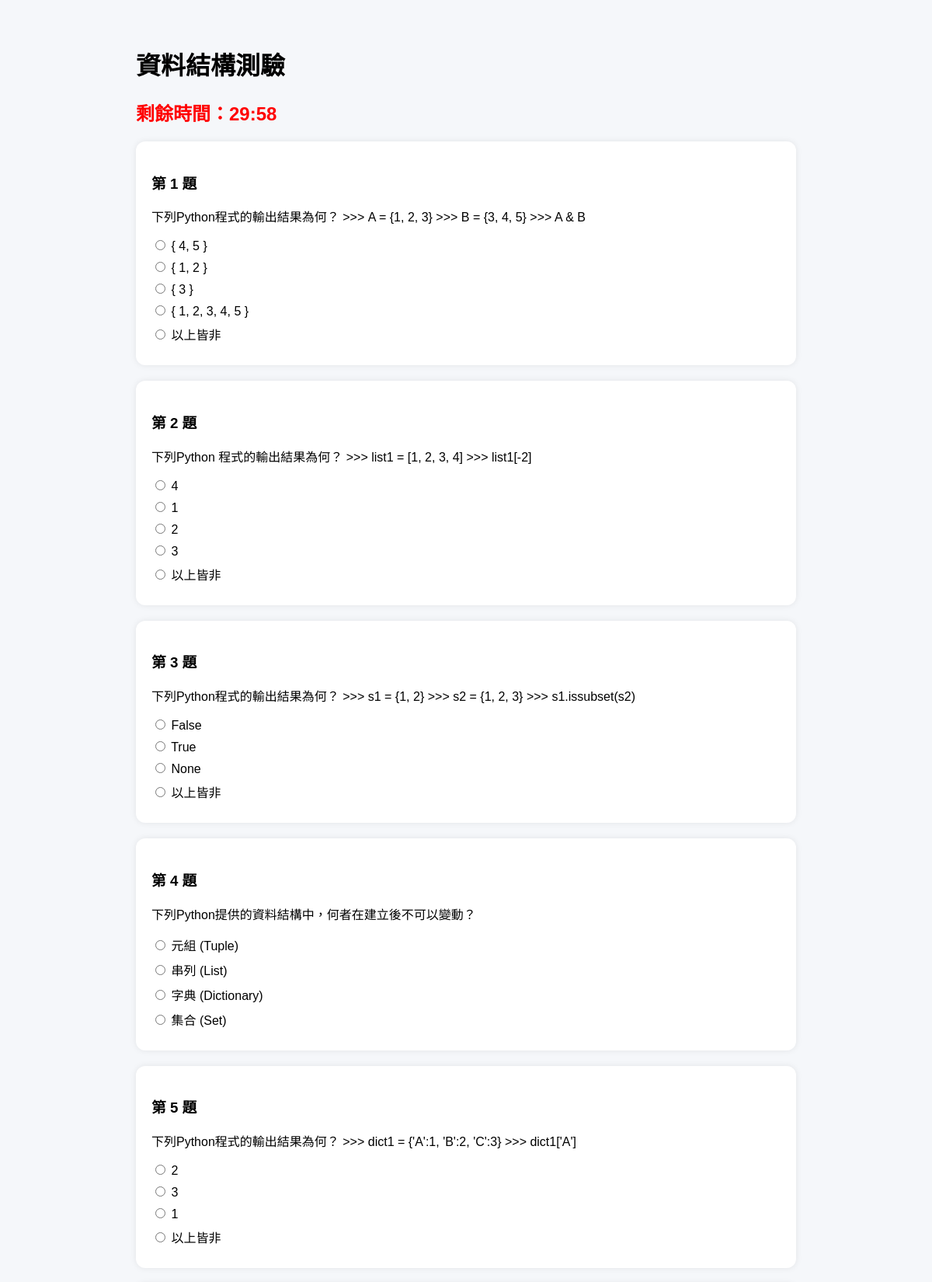
The app's page /quiz/ (upper part) with its own data.
### quiz/models.py (models this page shows, shortened)
class Question(models.Model):
    chapter = models.CharField(max_length=100, verbose_name='章節')
    text = models.TextField(verbose_name='題目內容')
    explanation = models.TextField(blank=True, verbose_name='詳解')

class Choice(models.Model):
    question = models.ForeignKey(
        Question,
        on_delete=models.CASCADE,
        related_name='choices'
    )
    text = models.CharField(max_length=255, verbose_name='選項內容')
    is_correct = models.BooleanField(default=False, verbose_name='是否為正確答案')

### quiz/views.py (the view, shortened to what this page needs)
# urls.py: path('quiz/', views.quiz_view, name='quiz'),
def quiz_view(request):
    if 'current_attempt_id' in request.session:
        del request.session['current_attempt_id']
    questions = list(Question.objects.all().order_by('?')[:20])
    question_data = make_question_data(questions)
    question_ids = ','.join(str(q.id) for q in questions)
    return render(request, 'quiz/quiz.html', {
        'question_data': question_data,
        'question_ids': question_ids,
    })

### quiz/views.py (called while the page is built)
def make_question_data(questions):
    question_data = []
    for question in questions:
        choices = list(question.choices.all())
        none_choices = [c for c in choices if c.text.strip() == '以上皆非']
        normal_choices = [c for c in choices if c.text.strip() != '以上皆非']
        random.shuffle(normal_choices)
        choices = normal_choices + none_choices
        question_data.append({
            'question': question,
            'choices': choices,
        })
    return question_data

### quiz/templates/quiz/quiz.html (shortened to what this page needs)
<!DOCTYPE html>
<html lang="zh-Hant">
<head>
</head>
<body>
<div class="container">
    <h1>資料結構測驗</h1>
    <div style="font-size: 24px; font-weight: bold; color: red; margin-bottom: 20px;">
        剩餘時間：<span id="timer">30:00</span>
    </div>
    {% if question_data %}
        <form method="post" id="quizForm">
            {% for item in question_data %}
                <div class="question-card">
                    <h3>第 {{ forloop.counter }} 題</h3>
                    <p>{{ item.question.text }}</p>
                    {% for choice in item.choices %}
                        <div class="choice">
                            <label>
                                <input type="radio" name="question_{{ item.question.id }}" value="{{ choice.id }}" required>
                                {{ choice.text }}
                            </label>
                        </div>
                    {% endfor %}
                </div>
            {% endfor %}
        </form>
    {% else %}
        <div class="empty">
            <p>目前還沒有題目，請先到 Django Admin 新增題目。</p>
            <a href="/admin/">前往後台</a>
        </div>
    {% endif %}
</div>
</body>
</html>

### quiz/templates/quiz/quiz.html (style rules this page uses)
body { font-family: Arial, "Microsoft JhengHei", sans-serif; background-color: #f5f7fa; padding: 30px; }
.container { max-width: 850px; margin: auto; }
.question-card { background: white; padding: 20px; margin-bottom: 20px; border-radius: 12px; box-shadow: 0 0 8px rgba(0,0,0,0.08); }
.choice { margin: 8px 0; }

### records on screen
Question: question.text "下列Python程式的輸出結果為何？ >>> A = {1, 2, 3} >>> B = {3, 4, 5} >>> A & B"
Choice: text "{ 4, 5 }"
Choice: text "{ 1, 2 }"
Choice: text "{ 3 }"
Choice: text "{ 1, 2, 3, 4, 5 }"
Choice: text "以上皆非"
Question: question.text "下列Python 程式的輸出結果為何？ >>> list1 = [1, 2, 3, 4] >>> list1[-2]"
Choice: text "4"
Choice: text "1"
Choice: text "2"
Choice: text "3"
Choice: text "以上皆非"
Question: question.text "下列Python程式的輸出結果為何？ >>> s1 = {1, 2} >>> s2 = {1, 2, 3} >>> s1.issubset(s2)"
Choice: text "False"
Choice: text "True"
Choice: text "None"
Choice: text "以上皆非"
Question: question.text "下列Python提供的資料結構中，何者在建立後不可以變動？"
Choice: text "元組 (Tuple)"
Choice: text "串列 (List)"
Choice: text "字典 (Dictionary)"
Choice: text "集合 (Set)"
Question: question.text "下列Python程式的輸出結果為何？ >>> dict1 = {'A':1, 'B':2, 'C':3} >>> dict1['A']"
Choice: text "2"
Choice: text "3"
Choice: text "1"
Choice: text "以上皆非"
